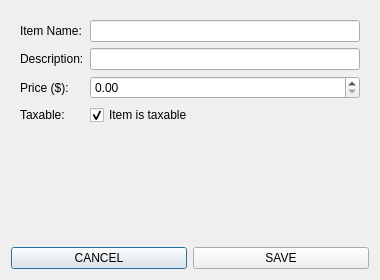
<?xml version="1.0" encoding="UTF-8"?>
<ui version="4.0">
 <class>AddItem</class>
 <widget class="QDialog" name="AddItemDialog">
  <property name="geometry">
   <rect>
    <x>0</x>
    <y>0</y>
    <width>380</width>
    <height>280</height>
   </rect>
  </property>
  <property name="windowTitle">
   <string>Add / Edit Item</string>
  </property>
  <layout class="QVBoxLayout" name="verticalLayout">
   <item>
    <widget class="QFrame" name="frame">
     <layout class="QFormLayout" name="formLayout">
      <item row="0" column="0">
       <widget class="QLabel" name="Name_Label">
        <property name="text"><string>Item Name:</string></property>
       </widget>
      </item>
      <item row="0" column="1">
       <widget class="QLineEdit" name="Name_LineEdit"/>
      </item>
      <item row="1" column="0">
       <widget class="QLabel" name="Desc_Label">
        <property name="text"><string>Description:</string></property>
       </widget>
      </item>
      <item row="1" column="1">
       <widget class="QLineEdit" name="Description_LineEdit"/>
      </item>
      <item row="2" column="0">
       <widget class="QLabel" name="Price_Label">
        <property name="text"><string>Price ($):</string></property>
       </widget>
      </item>
      <item row="2" column="1">
       <widget class="QDoubleSpinBox" name="Price_SpinBox">
        <property name="maximum"><double>999999.99</double></property>
        <property name="decimals"><number>2</number></property>
       </widget>
      </item>
      <item row="3" column="0">
       <widget class="QLabel" name="Taxable_Label">
        <property name="text"><string>Taxable:</string></property>
       </widget>
      </item>
      <item row="3" column="1">
       <widget class="QCheckBox" name="Taxable_CheckBox">
        <property name="text"><string>Item is taxable</string></property>
        <property name="checked"><bool>true</bool></property>
       </widget>
      </item>
     </layout>
    </widget>
   </item>
   <item>
    <layout class="QHBoxLayout" name="horizontalLayout">
     <item>
      <widget class="QPushButton" name="Cancel_PushButton">
       <property name="text"><string>CANCEL</string></property>
      </widget>
     </item>
     <item>
      <widget class="QPushButton" name="Save_PushButton">
       <property name="text"><string>SAVE</string></property>
      </widget>
     </item>
    </layout>
   </item>
  </layout>
 </widget>
</ui>
